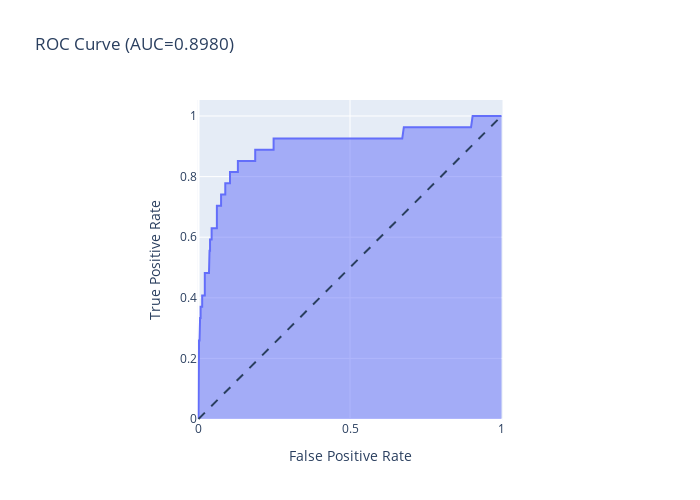

The code cell stored with this chart in its notebook:
### Markdown cell above
### Gradient Boost

### Code cell
acc_score, acc_score_cv, auc_calculation = get_scores(xgb.XGBClassifier(), X, y, 10)
print(f"---Gradient Boost Metrics---")
print(f'Accuracy: {acc_score}')
print(f'kFold CV Accuracy: {acc_score_cv}')
model_log = model_log.append({'model': 'XGBoost', 'CV score': acc_score_cv, 'auc': auc_calculation}, ignore_index=True)

### Figure 1 — Plotly figure (JSON) as saved in the notebook; plotly's stock layout.template omitted (floating-point values rounded to 4 significant figures; data arrays with more than 128 entries replaced by an {"elided": "..."} marker saying what was removed)
{"data": [{"hovertemplate": "False Positive Rate=%{x}<br>True Positive Rate=%{y}<extra></extra>", "legendgroup": "", "line": {"color": "#636efa"}, "mode": "lines", "name": "", "orientation": "v", "showlegend": false, "stackgroup": "1", "type": "scatter", "x": {"elided": "130 float values"}, "xaxis": "x", "y": {"elided": "130 float values"}, "yaxis": "y"}], "layout": {"height": 500, "legend": {"tracegroupgap": 0}, "shapes": [{"line": {"dash": "dash"}, "type": "line", "x0": 0, "x1": 1, "y0": 0, "y1": 1}], "title": {"text": "ROC Curve (AUC=0.8980)"}, "width": 700, "xaxis": {"anchor": "y", "constrain": "domain", "domain": [0, 1], "title": {"text": "False Positive Rate"}}, "yaxis": {"anchor": "x", "domain": [0, 1], "scaleanchor": "x", "scaleratio": 1, "title": {"text": "True Positive Rate"}}}}
